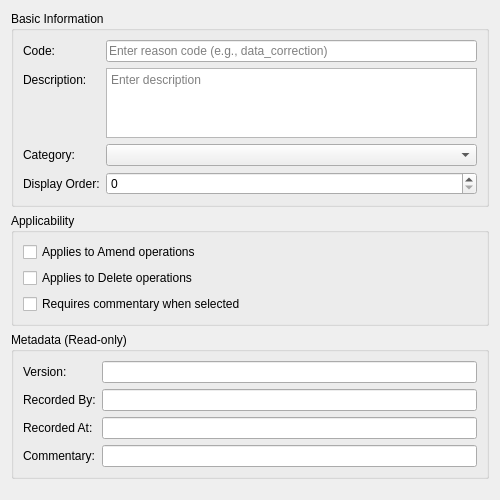
<?xml version="1.0" encoding="UTF-8"?>
<ui version="4.0">
 <class>ChangeReasonDetailDialog</class>
 <widget class="QWidget" name="ChangeReasonDetailDialog">
  <property name="geometry">
   <rect>
    <x>0</x>
    <y>0</y>
    <width>500</width>
    <height>500</height>
   </rect>
  </property>
  <property name="sizePolicy">
   <sizepolicy hsizetype="Preferred" vsizetype="Preferred">
    <horstretch>0</horstretch>
    <verstretch>0</verstretch>
   </sizepolicy>
  </property>
  <property name="minimumSize">
   <size>
    <width>450</width>
    <height>0</height>
   </size>
  </property>
  <property name="windowTitle">
   <string>Change Reason Details</string>
  </property>
  <layout class="QVBoxLayout" name="verticalLayout">
   <item>
    <widget class="QGroupBox" name="basicInfoGroup">
     <property name="title">
      <string>Basic Information</string>
     </property>
     <layout class="QFormLayout" name="formLayout">
      <item row="0" column="0">
       <widget class="QLabel" name="labelCode">
        <property name="text">
         <string>Code:</string>
        </property>
       </widget>
      </item>
      <item row="0" column="1">
       <widget class="QLineEdit" name="codeEdit">
        <property name="placeholderText">
         <string>Enter reason code (e.g., data_correction)</string>
        </property>
       </widget>
      </item>
      <item row="1" column="0">
       <widget class="QLabel" name="labelDescription">
        <property name="text">
         <string>Description:</string>
        </property>
       </widget>
      </item>
      <item row="1" column="1">
       <widget class="QPlainTextEdit" name="descriptionEdit">
        <property name="minimumSize">
         <size>
          <width>0</width>
          <height>60</height>
         </size>
        </property>
        <property name="maximumSize">
         <size>
          <width>16777215</width>
          <height>100</height>
         </size>
        </property>
        <property name="placeholderText">
         <string>Enter description</string>
        </property>
       </widget>
      </item>
      <item row="2" column="0">
       <widget class="QLabel" name="labelCategoryCode">
        <property name="text">
         <string>Category:</string>
        </property>
       </widget>
      </item>
      <item row="2" column="1">
       <widget class="QComboBox" name="categoryCodeComboBox"/>
      </item>
      <item row="3" column="0">
       <widget class="QLabel" name="labelDisplayOrder">
        <property name="text">
         <string>Display Order:</string>
        </property>
       </widget>
      </item>
      <item row="3" column="1">
       <widget class="QSpinBox" name="displayOrderSpinBox">
        <property name="minimum">
         <number>0</number>
        </property>
        <property name="maximum">
         <number>999</number>
        </property>
       </widget>
      </item>
     </layout>
    </widget>
   </item>
   <item>
    <widget class="QGroupBox" name="applicabilityGroup">
     <property name="title">
      <string>Applicability</string>
     </property>
     <layout class="QVBoxLayout" name="applicabilityLayout">
      <item>
       <widget class="QCheckBox" name="appliesToAmendCheckBox">
        <property name="text">
         <string>Applies to Amend operations</string>
        </property>
       </widget>
      </item>
      <item>
       <widget class="QCheckBox" name="appliesToDeleteCheckBox">
        <property name="text">
         <string>Applies to Delete operations</string>
        </property>
       </widget>
      </item>
      <item>
       <widget class="QCheckBox" name="requiresCommentaryCheckBox">
        <property name="text">
         <string>Requires commentary when selected</string>
        </property>
       </widget>
      </item>
     </layout>
    </widget>
   </item>
   <item>
    <widget class="QGroupBox" name="metadataGroup">
     <property name="title">
      <string>Metadata (Read-only)</string>
     </property>
     <layout class="QFormLayout" name="formLayout_2">
      <item row="0" column="0">
       <widget class="QLabel" name="labelVersion">
        <property name="text">
         <string>Version:</string>
        </property>
       </widget>
      </item>
      <item row="0" column="1">
       <widget class="QLineEdit" name="versionEdit">
        <property name="readOnly">
         <bool>true</bool>
        </property>
       </widget>
      </item>
      <item row="1" column="0">
       <widget class="QLabel" name="labelRecordedBy">
        <property name="text">
         <string>Recorded By:</string>
        </property>
       </widget>
      </item>
      <item row="1" column="1">
       <widget class="QLineEdit" name="recordedByEdit">
        <property name="readOnly">
         <bool>true</bool>
        </property>
       </widget>
      </item>
      <item row="2" column="0">
       <widget class="QLabel" name="labelRecordedAt">
        <property name="text">
         <string>Recorded At:</string>
        </property>
       </widget>
      </item>
      <item row="2" column="1">
       <widget class="QLineEdit" name="recordedAtEdit">
        <property name="readOnly">
         <bool>true</bool>
        </property>
       </widget>
      </item>
      <item row="3" column="0">
       <widget class="QLabel" name="labelCommentary">
        <property name="text">
         <string>Commentary:</string>
        </property>
       </widget>
      </item>
      <item row="3" column="1">
       <widget class="QLineEdit" name="commentaryEdit">
        <property name="readOnly">
         <bool>true</bool>
        </property>
       </widget>
      </item>
     </layout>
    </widget>
   </item>
   <item>
    <spacer name="verticalSpacer">
     <property name="orientation">
      <enum>Qt::Vertical</enum>
     </property>
     <property name="sizeHint" stdset="0">
      <size>
       <width>20</width>
       <height>40</height>
      </size>
     </property>
    </spacer>
   </item>
  </layout>
 </widget>
 <resources/>
 <connections/>
</ui>
